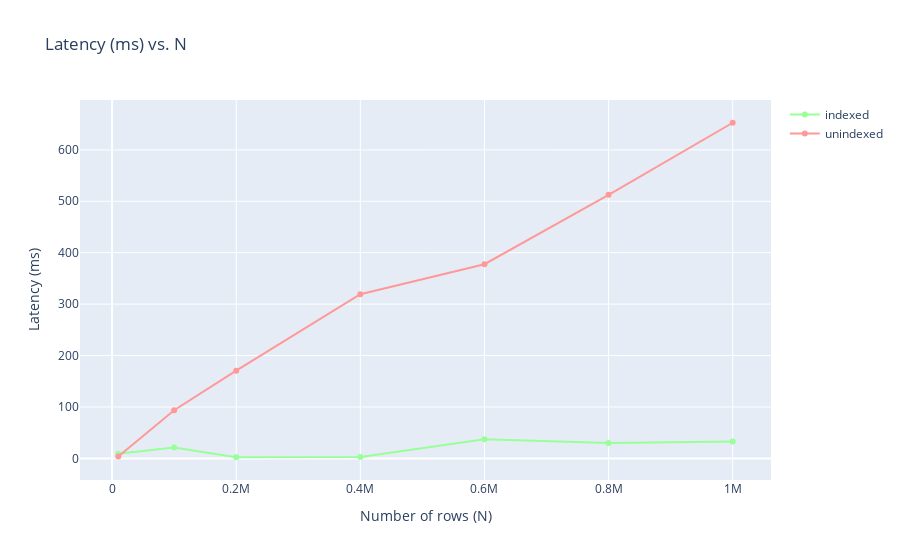
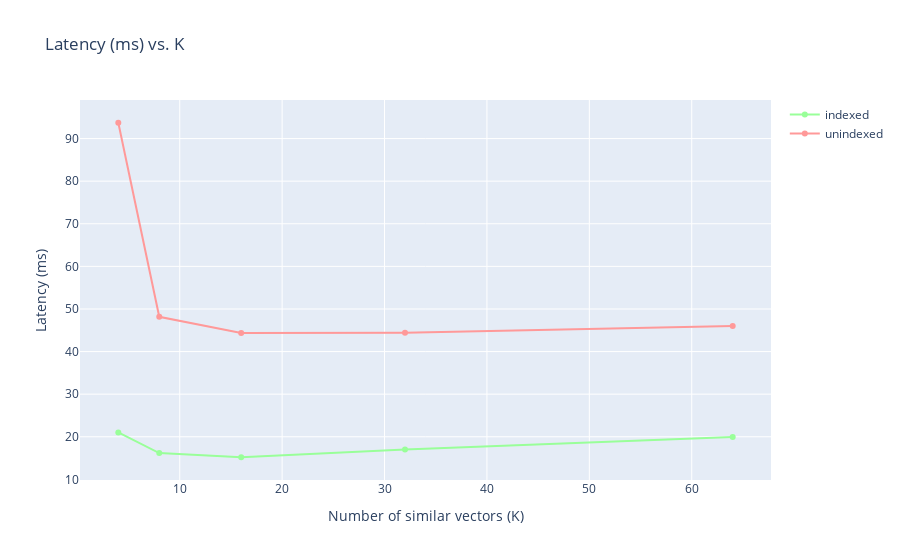
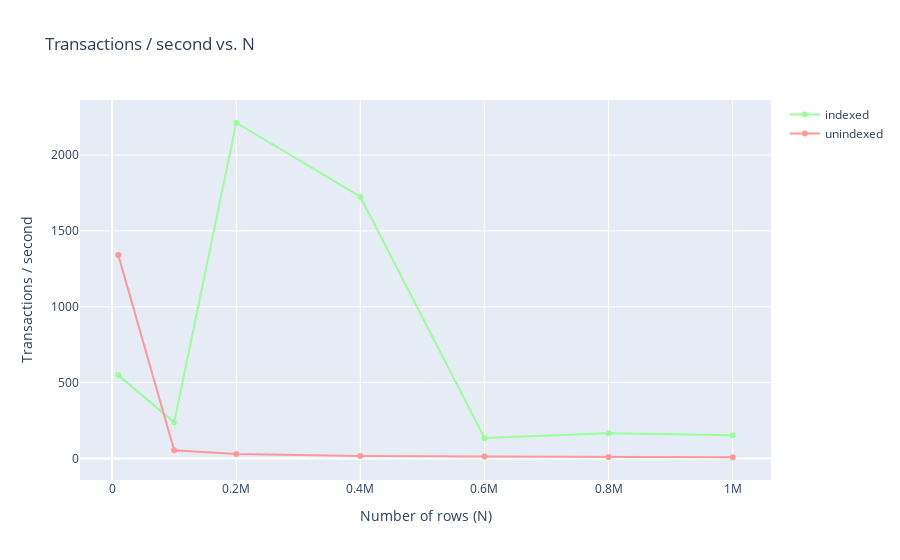
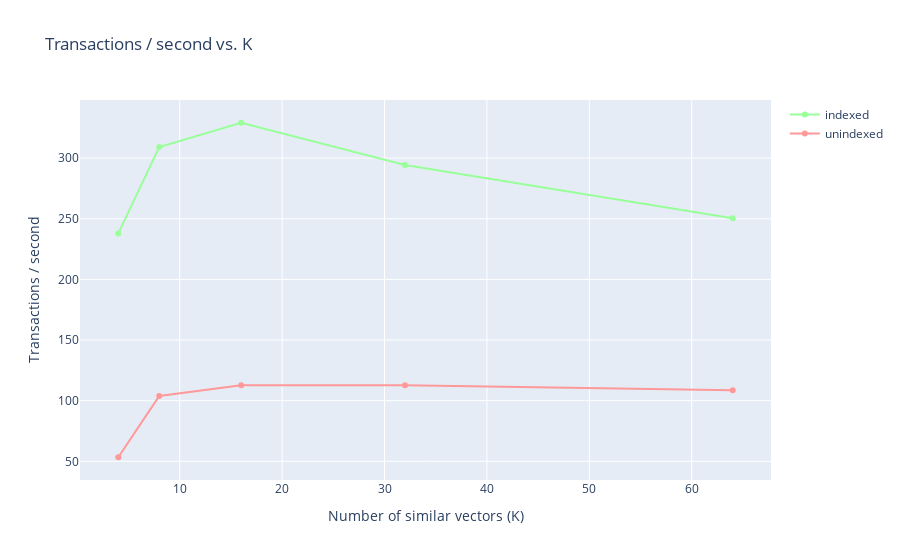

The code cell stored with these charts, in order, in its notebook:
### Markdown cell above
# Plot data

### Code cell
from colors import red_shades, green_shades
import plotly.graph_objects as go

full_strings = {
    'N': 'Number of rows (N)',
    'K': 'Number of similar vectors (K)'
}

param_values = {
    'N': N_values,
    'K': K_values
}

def generate_plot(x, y, key_to_values_dict, fixed, fixed_value):
    # Process data
    plot_items = []
    indexed_count = 0
    unindexed_count = 0
    for indexed in [True, False]:
        x_values = []
        y_values = []
        for param_x in param_values[x]:
            key_params = {}
            key_params[x] = param_x
            key_params[fixed] = fixed_value

            key = get_key(indexed, key_params['N'], key_params['K'])
            if key in key_to_values_dict:
                x_values.append(param_x)
                y_values.append(key_to_values_dict[key])
        if len(x_values) > 0:
            if indexed:
                indexed_str = 'indexed'
                color = green_shades[indexed_count]
                indexed_count += 1
            else:
                indexed_str = 'unindexed'
                color = red_shades[unindexed_count]
                unindexed_count += 1
            plot_items.append((f"{indexed_str}", x_values, y_values, color))

    # Plot data
    fig = go.Figure()
    for (key, x_values, y_values, color) in plot_items:
        fig.add_trace(go.Scatter(
            x=x_values,
            y=y_values,
            marker=dict(color=color),
            mode='lines+markers',
            name=key
        ))
    fig.update_layout(
        title=f"{y} vs. {x}",
        xaxis_title=full_strings[x],
        yaxis_title=y
    )
    fig.show()


generate_plot(x='N', y='Latency (ms)', key_to_values_dict=latency_values, fixed='K', fixed_value=4)
generate_plot(x='K', y='Latency (ms)', key_to_values_dict=latency_values, fixed='N', fixed_value=100000)
generate_plot(x='N', y='Transactions / second', key_to_values_dict=tps_values, fixed='K', fixed_value=4)
generate_plot(x='K', y='Transactions / second', key_to_values_dict=tps_values, fixed='N', fixed_value=100000)

### Figure 1 — Plotly figure (JSON) as saved in the notebook; plotly's stock layout.template omitted (floating-point values rounded to 4 significant figures)
{"data": [{"marker": {"color": "rgb(153,255,153)"}, "mode": "lines+markers", "name": "indexed", "type": "scatter", "x": [10000, 100000, 200000, 400000, 600000, 800000, 1000000], "y": [9.105, 21.02, 2.259, 2.898, 37.08, 30.16, 32.75]}, {"marker": {"color": "rgb(255,153,153)"}, "mode": "lines+markers", "name": "unindexed", "type": "scatter", "x": [10000, 100000, 200000, 400000, 600000, 800000, 1000000], "y": [3.73, 93.71, 170.7, 319.4, 377.6, 512.5, 652.7]}], "layout": {"autosize": true, "title": {"text": "Latency (ms) vs. N"}, "xaxis": {"autorange": true, "range": [-49300.0, 1059000.0], "title": {"text": "Number of rows (N)"}, "type": "linear"}, "yaxis": {"autorange": true, "range": [-51.42, 706.4], "title": {"text": "Latency (ms)"}, "type": "linear"}}}

### Figure 2 — Plotly figure (JSON) as saved in the notebook; plotly's stock layout.template omitted (floating-point values rounded to 4 significant figures)
{"data": [{"marker": {"color": "rgb(153,255,153)"}, "mode": "lines+markers", "name": "indexed", "type": "scatter", "x": [4, 8, 16, 32, 64], "y": [21.02, 16.18, 15.19, 16.98, 19.97]}, {"marker": {"color": "rgb(255,153,153)"}, "mode": "lines+markers", "name": "unindexed", "type": "scatter", "x": [4, 8, 16, 32, 64], "y": [93.71, 48.16, 44.37, 44.39, 46.02]}], "layout": {"autosize": true, "title": {"text": "Latency (ms) vs. K"}, "xaxis": {"autorange": true, "range": [0.4062, 67.59], "title": {"text": "Number of similar vectors (K)"}, "type": "linear"}, "yaxis": {"autorange": true, "range": [8.711, 100.2], "title": {"text": "Latency (ms)"}, "type": "linear"}}}

### Figure 3 — Plotly figure (JSON) as saved in the notebook; plotly's stock layout.template omitted (floating-point values rounded to 4 significant figures)
{"data": [{"marker": {"color": "rgb(153,255,153)"}, "mode": "lines+markers", "name": "indexed", "type": "scatter", "x": [10000, 100000, 200000, 400000, 600000, 800000, 1000000], "y": [549.2, 237.9, 2213.0, 1725.0, 134.8, 165.8, 152.7]}, {"marker": {"color": "rgb(255,153,153)"}, "mode": "lines+markers", "name": "unindexed", "type": "scatter", "x": [10000, 100000, 200000, 400000, 600000, 800000, 1000000], "y": [1340.0, 53.35, 29.29, 15.66, 13.24, 9.756, 7.66]}], "layout": {"autosize": true, "title": {"text": "Transactions / second vs. N"}, "xaxis": {"autorange": true, "range": [-49300.0, 1059000.0], "title": {"text": "Number of rows (N)"}, "type": "linear"}, "yaxis": {"autorange": true, "range": [-174.3, 2395.0], "title": {"text": "Transactions / second"}, "type": "linear"}}}

### Figure 4 — Plotly figure (JSON) as saved in the notebook; plotly's stock layout.template omitted (floating-point values rounded to 4 significant figures)
{"data": [{"marker": {"color": "rgb(153,255,153)"}, "mode": "lines+markers", "name": "indexed", "type": "scatter", "x": [4, 8, 16, 32, 64], "y": [237.9, 309.1, 329.2, 294.4, 250.4]}, {"marker": {"color": "rgb(255,153,153)"}, "mode": "lines+markers", "name": "unindexed", "type": "scatter", "x": [4, 8, 16, 32, 64], "y": [53.35, 103.8, 112.7, 112.6, 108.7]}], "layout": {"autosize": true, "title": {"text": "Transactions / second vs. K"}, "xaxis": {"autorange": true, "range": [0.4062, 67.59], "title": {"text": "Number of similar vectors (K)"}, "type": "linear"}, "yaxis": {"autorange": true, "range": [30.59, 351.9], "title": {"text": "Transactions / second"}, "type": "linear"}}}
